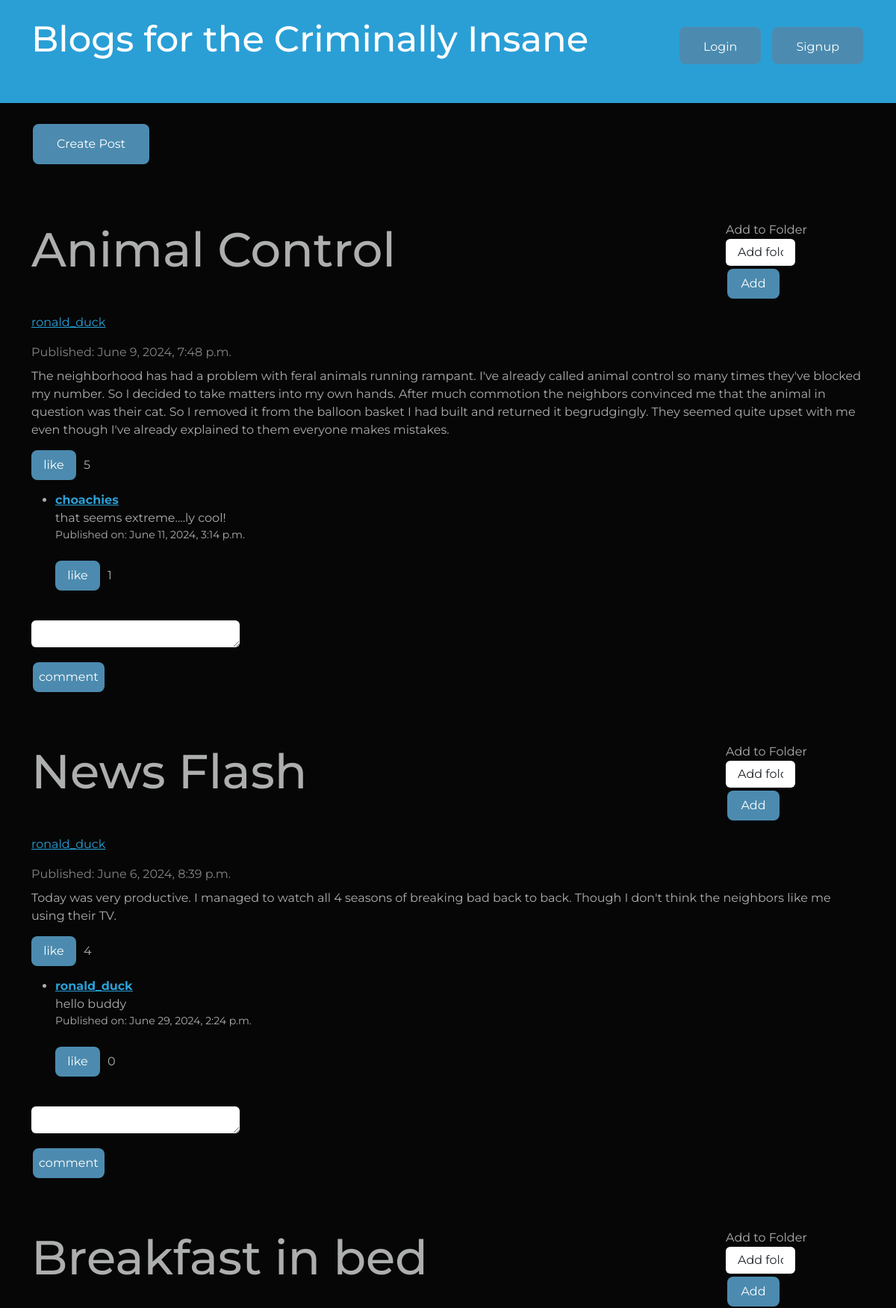
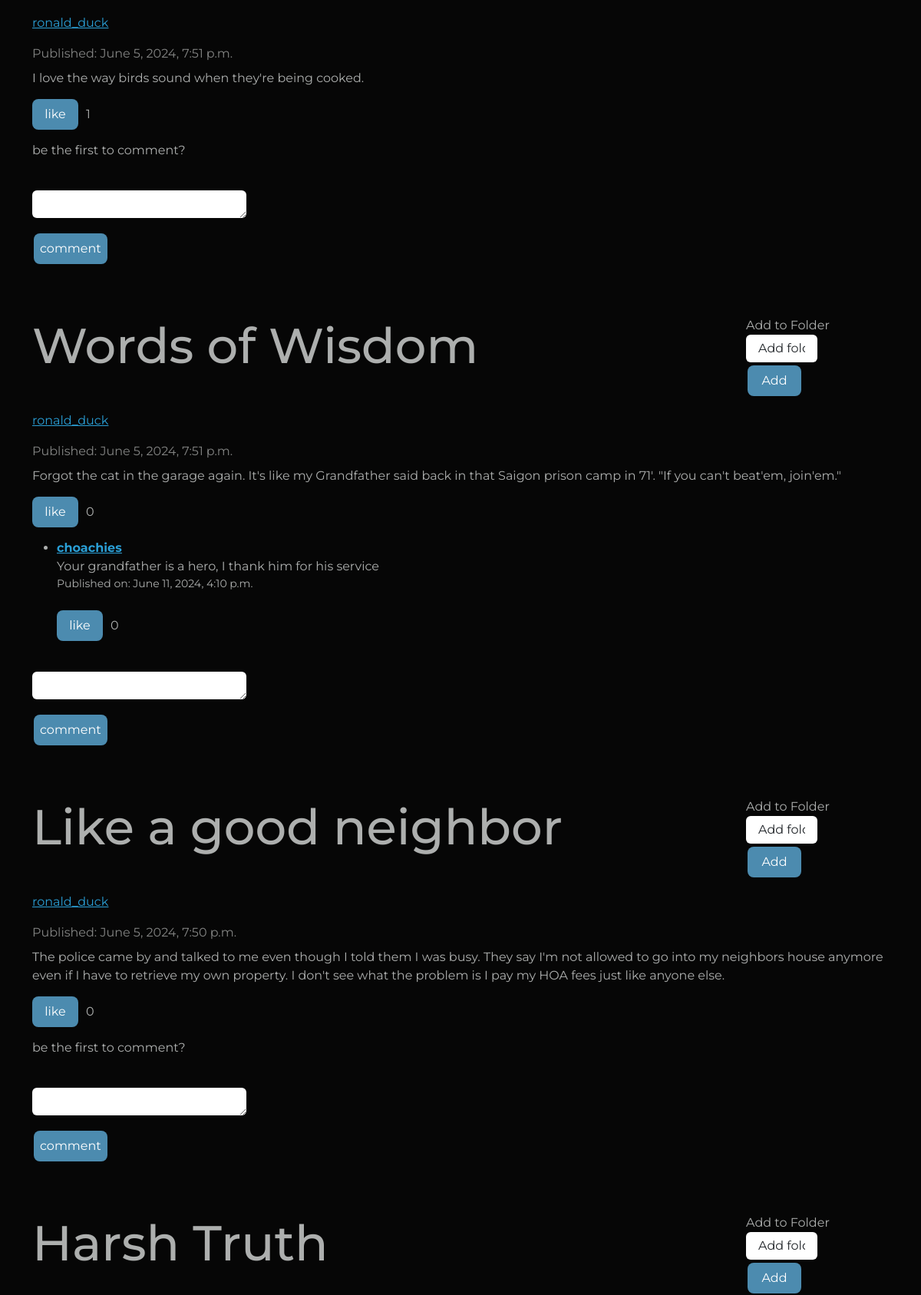
The page / (upper part) on the database its author committed (2 pictures, top to bottom).
### testing_grounds/models.py (models this page shows, shortened)
class Blog(models.Model):
    user = models.ForeignKey(User, on_delete=models.CASCADE, null=True)
    title = models.CharField(max_length=50, null=True, blank=True)
    text_content = models.TextField()
    pub_date = models.DateTimeField(default=timezone.now)
    updated = models.DateTimeField(default=timezone.now)
    likes = models.PositiveIntegerField(default=0)

class Comment(models.Model):
    user = models.ForeignKey(User, on_delete=models.CASCADE, null=True)
    blog = models.ForeignKey(Blog, on_delete=models.CASCADE, related_name="comments")
    text_content = models.CharField(max_length=200)
    pub_date = models.DateTimeField(default=timezone.now)
    likes = models.PositiveIntegerField(default=0)

### testing_grounds/views.py (the view)
# urls.py: path('', views.index, name="index"),
def index(request):
   blogs = Blog.objects.order_by('-pub_date')
   comment_form = CommentForm()
   if request.user.is_authenticated:
       folders = Folder.objects.filter(user=request.user)
   else:
       folders=None
   context = {'blogs':blogs, 'comment_form':comment_form, 'folders':folders}
   return render(request, 'testing_grounds/index.html', context)

### testing_grounds/forms.py
class CommentForm(forms.ModelForm):
    class Meta:
        model = Comment
        fields = ['text_content']
        widgets = {
            'text_content': forms.Textarea(attrs={
                'cols': 40,  # Customize the width here
                'rows': 1,   # Customize the height here
            }),
        }
        labels = {
            'text_content': '',  # Remove the label text
        }

### testing_grounds/templates/testing_grounds/index.html (shortened to what this page needs)
{% extends "testing_grounds/header.html" %}
{% load crispy_forms_tags %}
{% load static %}
{% block content %}
<div class="container pb-5">
    <a class = 'btn btn-primary' href="{% url 'form' %}">Create Post</a>
</div>
    <div class="container mt-4">
        {% for blog in blogs %}
            <div class="card-mb4 pb-5">
                <div class="card-body">
                    <div class="d-flex justify-content-between">
                        <h1 class="card-title">{{blog.title}}</h1>
                        <div class='col-sm-2'>
                            <form action="{% url 'add_to_folder' blog.id %}"method="POST">
                                    <label for="dropdown" id="dropdown-label" style="cursor: pointer;">Add to Folder</label>
                                        <select class = "form-control w-50" name="folder_id" id="dropdown" style="">
                                            {% if folders %}
                                                {% for folder in folders%}
                                                    <option value="{{ folder.id }}">{{folder.name}}</option>
                                                {% endfor %}
                                            {% else %}
                                                <option value="{% url "profile"%}">Add folder</option>
                                            {% endif %}
                                        </select>
                                        <button class="btn btn-primary p-2 btn-min-width" id= "label-button" style="" type="submit">Add</button>
                            </form>
                        </div>
                    </div>
                    <p class="btn-link"><a href="{% url 'view_profile' blog.user.id blog.user.username %}">{{blog.user.username}}</a></p>
                    <p class="card-subtitle text-muted mb-2">Published: {{blog.pub_date}}</p>
                    <p class="card-text">{{blog.text_content}}</p>
                </div>
                <div class='likes_n_folder'>
                    <div class="likes-class">
                        <a class='btn btn-primary p-2' href="{% url 'like' blog.id 'blog' %}">like</a>
                        <p class='pt-2 pl-2 mb-0'>{{blog.likes}}</p>
                    </div>
                </div>
                {% if blog.comments.exists %}
                <ul>
                    {% for comment in blog.comments.all %}
                        <li>
                            <strong class="btn-link"><a href="{% url 'view_profile' comment.user.id comment.user.username %}">{{comment.user.username}}</a></strong>
                            <br>
                            {{ comment.text_content }}
                            <br>
                            <small>Published on: {{ comment.pub_date}}</small>
                            <br>
                            <br>
                            <div class = "likes-class">
                                <a class="btn btn-primary p-2" href="{% url "like" comment.id 'comment' %}">like </a>
                                <p class='pt-2 pl-2 mb-0'>{{comment.likes}}</p>
                            </div>
                        </li>
                    {% endfor %}
                    </ul>
                {% else %}
                    <p>be the first to comment?</p>
            {% endif %}
                <div class="pt-4">
                    <form class = "col-3"action="{% url 'comment' blog.id %}" method = "POST">
                        {{comment_form|crispy }}
                        <button class="btn btn-primary p-2"type="submit">comment</button>
                    </form>
                </div>
            </div>
        {% endfor %}
    </div>
{% endblock %}

### testing_grounds/static/testing_grounds/css/styles.css (style rules this page uses)
.btn { background-color: #4c8baf; border: none; color: white; padding: 15px 32px; text-align: center; text-decoration: none; display: inline-block; font-size: 16px; margin: 4px 2px; cursor: pointer; border-radius: 8px; }
.likes-class { display: flex; gap: 10px; }
.likes-class a { max-height: 40px; min-width: 60px; }
.likes-class a { margin:0; padding-left: 10px; }
.likes_n_folder { padding-top: 15px; padding-bottom: 15px; display: flex; justify-content: space-between; }
.btn-min-width { width:70px; }

### rows shown on the page
Blog: title "Animal Control", user.username "ronald_duck", pub_date "June 9, 2024, 7:48 p.m.", text_content "The neighborhood has had a problem with feral animals running rampant. I've already called animal control so many times they've blocked my number. So I decided to take matters into my own hands. After much commotion the neighbors convinced me that the animal in question was their cat. So I removed it from the balloon basket I had built and returned it begrudgingly. They seemed quite upset with me even though I've already explained to them everyone makes mistakes.", likes "5"
Comment: user.username "choachies", text_content "that seems extreme....ly cool!", pub_date "June 11, 2024, 3:14 p.m.", likes "1"
Blog: title "News Flash", user.username "ronald_duck", pub_date "June 6, 2024, 8:39 p.m.", text_content "Today was very productive. I managed to watch all 4 seasons of breaking bad back to back. Though I don't think the neighbors like me using their TV.", likes "4"
Comment: user.username "ronald_duck", text_content "hello buddy", pub_date "June 29, 2024, 2:24 p.m.", likes "0"
Blog: title "Breakfast in bed", user.username "ronald_duck", pub_date "June 5, 2024, 7:51 p.m.", text_content "I love the way birds sound when they're being cooked.", likes "1", shows "be the first to comment?"
Blog: title "Words of Wisdom", user.username "ronald_duck", pub_date "June 5, 2024, 7:51 p.m.", text_content "Forgot the cat in the garage again. It's like my Grandfather said back in that Saigon prison camp in 71'. \"If you can't beat'em, join'em.\"", likes "0"
Comment: user.username "choachies", text_content "Your grandfather is a hero, I thank him for his service", pub_date "June 11, 2024, 4:10 p.m.", likes "0"
Blog: title "Like a good neighbor", user.username "ronald_duck", pub_date "June 5, 2024, 7:50 p.m.", text_content "The police came by and talked to me even though I told them I was busy. They say I'm not allowed to go into my neighbors house anymore even if I have to retrieve my own property. I don't see what the problem is I pay my HOA fees just like anyone else.", likes "0", shows "be the first to comment?"
Blog: title "Harsh Truth"
